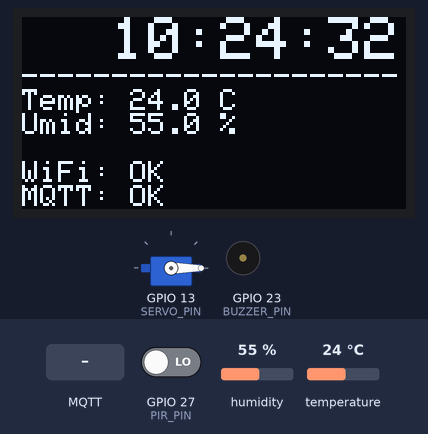
This program was run on a simulated ESP32. On the bench: 128×64 one-colour display, servo, buzzer (waves = sounding). The inputs (shaded band) are chosen by the test bench; at power-on: GPIO 27 (PIR_PIN) LOW, humidity 55 %, temperature 24 °C. WiFi joins after 1.5 s; servers stay silent unless stated; the local clock reads 2024-03-15 10:24:30 at power-on unless the program sets it; random numbers use the default seed unless the program sets one; no MQTT or app messages arrive unless stated; what the program prints to the serial monitor is not drawn.

Above: at 2.7 s.
2.8 s: MQTT message "attiva_allarme" arrives on the first subscribed topic
At 3.2 s:
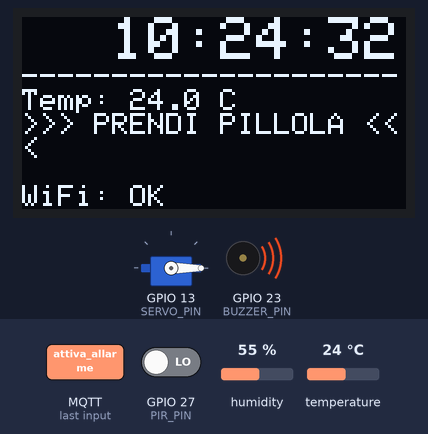
5.3 s: GPIO 27 (PIR_PIN) driven HIGH
At 6.1 s:
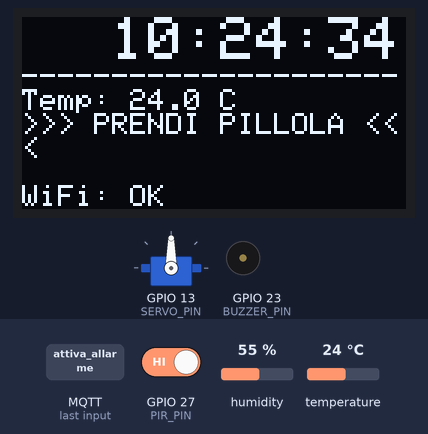
7.8 s: MQTT message "BUZZER" arrives on the first subscribed topic
At 8.6 s:
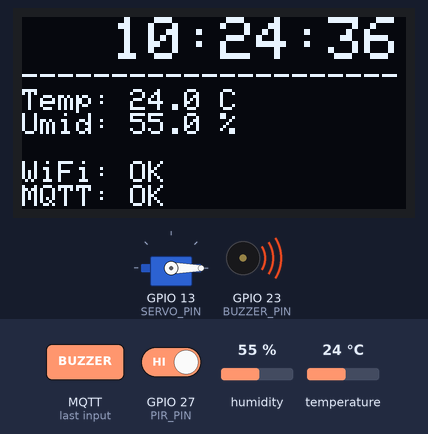
11.3 s: MQTT message "eroga_ora" arrives on the first subscribed topic
At 12.1 s:
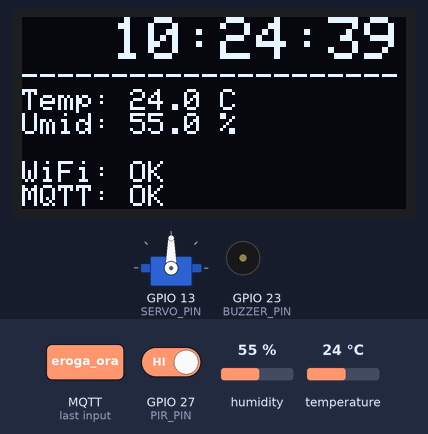
13.8 s: humidity set to 22 %
At 17.2 s:
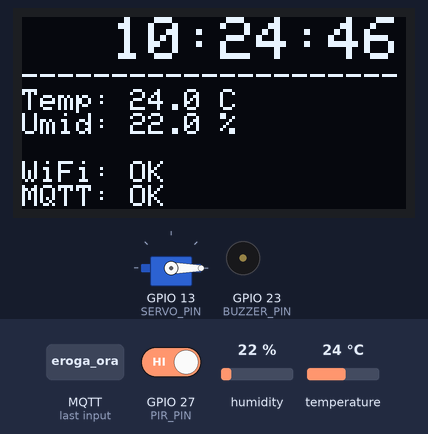
19.8 s: temperature set to 12 °C
At 21.5 s:
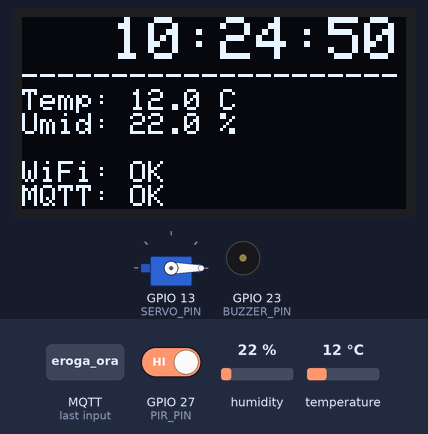
Timing chart, 0 to 23.0 s (numbered marks = the images above; inputs shaded):
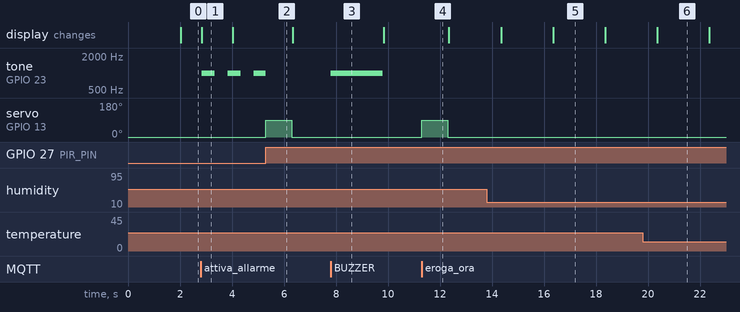

The program:

main.cpp
```cpp
#include <Arduino.h>
#include <WiFi.h>
#include <PubSubClient.h>
#include <DHT.h>
#include <ESP32Servo.h>
#include <Wire.h>
#include <Adafruit_GFX.h>
#include <Adafruit_SSD1306.h>
#include "time.h"

// ==========================================
//        CONFIGURAZIONE E PARAMETRI
// ==========================================

// --- WiFi & Orologio (NTP) ---
const char* ssid = "Uaifai";
const char* password = "bulangeu";
const char* ntpServer = "pool.ntp.org";
const long  gmtOffset_sec = 3600;      // Fuso orario Italia (+1h)
const int   daylightOffset_sec = 3600; // Ora legale (+1h)

// --- MQTT ---
const char* mqtt_server = "broker.hivemq.com";
const int   mqtt_port = 1883;
const char* topic_eventi = "pillmate/disp_01/eventi";
const char* topic_sensori = "pillmate/disp_01/telemetria";
const char* topic_comandi = "pillmate/disp_01/comandi";

// --- Pin Hardware ---
#define DHTPIN 15
#define DHTTYPE DHT22
#define PIR_PIN 27
#define SERVO_PIN 13
#define BUZZER_PIN 23

// --- Display OLED ---
#define SCREEN_WIDTH 128
#define SCREEN_HEIGHT 64
Adafruit_SSD1306 display(SCREEN_WIDTH, SCREEN_HEIGHT, &Wire, -1);

// ==========================================
//        ISTANZE E VARIABILI GLOBALI
// ==========================================

DHT dht(DHTPIN, DHTTYPE);
Servo myServo;
WiFiClient espClient;
PubSubClient client(espClient);

// Variabili Sensori
float t_letta = 0.0;
float h_letta = 0.0;

// Variabili Allarme e Buzzer
bool allarmeAttivo = false;
unsigned long ultimoBip = 0;
bool statoBuzzer = false;

// Variabili Logica PIR (QUELLE CHE MANCAVANO)
int ultimoStatoPIR = LOW;
unsigned long tempoUltimoScatto = 0;

// ==========================================
//        FUNZIONI DI SUPPORTO
// ==========================================

String ottieniOra() {
  struct tm timeinfo;
  if(!getLocalTime(&timeinfo)) return "--:--";
  char oraFormattata[9];
  strftime(oraFormattata, 9, "%H:%M:%S", &timeinfo);
  return String(oraFormattata);
}

void aggiornaOLED() {
  display.clearDisplay();
  display.setTextColor(WHITE);

  // Intestazione con Ora
  display.setCursor(30, 0);
  display.setTextSize(2);
  display.println(ottieniOra());
  display.setTextSize(1);
  display.println("---------------------");

  // Dati Sensori o Messaggio di Allarme
  display.printf("Temp: %.1f C\n", t_letta);
  if(allarmeAttivo) {
    display.println(">>> PRENDI PILLOLA <<<");
  } else {
    display.printf("Umid: %.1f %%\n", h_letta);
  }
  display.println();

  // Stato Connessioni
  display.print("WiFi: ");
  display.println(WiFi.status() == WL_CONNECTED ? "OK" : "DISCONN.");
  display.print("MQTT: ");
  display.println(client.connected() ? "OK" : "ERRORE");

  display.display();
}

void erogaPillola() {
  Serial.println(">>> EROGAZIONE IN CORSO <<<");

  // Spegne l'allarme
  allarmeAttivo = false;
  noTone(BUZZER_PIN);

  // Muove il servo
  myServo.write(90);
  delay(1000);
  myServo.write(0);

  // Invia conferma al server
  if (client.connected()) {
    client.publish(topic_eventi, "{\"azione\": \"erogata_e_confermata\"}");
  }
  aggiornaOLED();
}

// ==========================================
//        GESTIONE RETE E COMANDI
// ==========================================

void callback(char* topic, byte* payload, unsigned int length) {
  String messaggio = "";
  for (int i = 0; i < length; i++) messaggio += (char)payload[i];

  Serial.println("\n[MQTT] Comando ricevuto: " + messaggio);

  if (messaggio == "eroga_ora") {
    erogaPillola();
  }
  else if (messaggio == "attiva_allarme") {
    Serial.println("🔔 Allarme attivato dal Server!");
    allarmeAttivo = true;
    aggiornaOLED();
  }
  else if (messaggio == "BUZZER") {
    Serial.println("🔊 Comando BUZZER ricevuto! Faccio casino per 2 secondi...");
    tone(BUZZER_PIN, 1000);
    delay(2000);
    noTone(BUZZER_PIN);
  }
}

void reconnect() {
  while (!client.connected() && WiFi.status() == WL_CONNECTED) {
    Serial.print("Connessione MQTT...");
    String clientId = "ESP32-PillMate-" + String(random(0xffff), HEX);

    if (client.connect(clientId.c_str())) {
      Serial.println(" OK!");
      client.subscribe(topic_comandi);
    } else {
      Serial.println(" Fallita. Riprovo...");
      delay(3000);
    }
  }
}

// ==========================================
//                  SETUP
// ==========================================

void setup() {
  Serial.begin(115200);

  // Inizializza Pin
  pinMode(PIR_PIN, INPUT);
  pinMode(BUZZER_PIN, OUTPUT);
  noTone(BUZZER_PIN);

  // Inizializza Display OLED
  if(!display.begin(SSD1306_SWITCHCAPVCC, 0x3C)) {
    Serial.println("Errore Display!");
  }
  display.clearDisplay();
  display.setTextSize(1);
  display.setTextColor(WHITE);
  display.setCursor(0, 20);
  display.println("Avvio PillMate...");
  display.display();

  // Inizializza Sensori e Motori
  dht.begin();
  myServo.attach(SERVO_PIN);
  myServo.write(0);

  // Connessione WiFi
  Serial.print("Connessione WiFi");
  WiFi.begin(ssid, password);
  while (WiFi.status() != WL_CONNECTED) {
    delay(500);
    Serial.print(".");
  }
  Serial.println("\nWiFi Connesso!");

  // Sincronizza Ora esatta (NTP)
  configTime(gmtOffset_sec, daylightOffset_sec, ntpServer);

  // Configura MQTT
  client.setServer(mqtt_server, mqtt_port);
  client.setCallback(callback);
}

// ==========================================
//                  LOOP
// ==========================================

void loop() {
  if (!client.connected() && WiFi.status() == WL_CONNECTED) {
    reconnect();
  }
  client.loop(); // Mantiene viva la connessione MQTT

  unsigned long oraAttuale = millis();

  // 1. Gestione Buzzer (Suona a intermittenza se l'allarme è attivo)
  if (allarmeAttivo) {
    if (oraAttuale - ultimoBip > 500) {
      ultimoBip = oraAttuale;
      statoBuzzer = !statoBuzzer;

      if (statoBuzzer) {
        tone(BUZZER_PIN, 1000); // Suona a 1000Hz
      } else {
        noTone(BUZZER_PIN);     // Pausa
      }
    }
  } else {
    noTone(BUZZER_PIN); // Sicurezza extra per assicurarsi che sia zitto
  }

  // 2. Lettura Sensori e Aggiornamento Display (Ogni 2 secondi)
  static unsigned long lastDisplay = 0;
  if (oraAttuale - lastDisplay > 2000) {
    t_letta = dht.readTemperature();
    h_letta = dht.readHumidity();
    aggiornaOLED();
    lastDisplay = oraAttuale;
  }

  // 3. Invio Telemetria MQTT (Ogni 10 secondi)
  static unsigned long lastMqtt = 0;
  if (oraAttuale - lastMqtt > 10000 && client.connected()) {
     if (!isnan(t_letta) && !isnan(h_letta)) {
       String json = "{\"temperatura\":" + String(t_letta) + ",\"umidita\":" + String(h_letta) + "}";
       client.publish(topic_sensori, json.c_str());
     }
     lastMqtt = oraAttuale;
  }

  // 4. GESTIONE PIR INTELLIGENTE (Logica Medica e Anti-Spam)
  int statoAttualePIR = digitalRead(PIR_PIN);

  // Se rileva un NUOVO movimento
  if (statoAttualePIR == HIGH && ultimoStatoPIR == LOW) {

    // Controlla che siano passati almeno 5 secondi dall'ultimo scatto
    if (oraAttuale - tempoUltimoScatto > 5000) {
      tempoUltimoScatto = oraAttuale;

      // Eroga SOLO se il medico ha inviato l'allarme (è l'ora della medicina)
      if (allarmeAttivo == true) {
        Serial.println("🖐️ Movimento rilevato e Allarme attivo: EROGO!");
        erogaPillola();
      } else {
        Serial.println("🖐️ Movimento rilevato, ma NON è l'ora della pillola. Ignoro.");
      }
    }
  }

  // Salva lo stato per il prossimo ciclo
  ultimoStatoPIR = statoAttualePIR;
}
```

Measured:
- after the input at 2.8 s, tone on GPIO 23 (BUZZER_PIN): alternates 1000 Hz for 0.50 s and silent for 0.50 s, starting at once
- after the input at 5.3 s, servo on GPIO 13 (SERVO_PIN): 0° → 90° at once, → 0° 1.0 s later
- after the input at 7.8 s, tone on GPIO 23 (BUZZER_PIN): silent → 1000 Hz at once, → silent 2.0 s later
- after the input at 11.3 s, servo on GPIO 13 (SERVO_PIN): 0° → 90° at once, → 0° 1.0 s later
- what the display in image 1 shows lasts 1.2 s, from 2.8 s to 4.0 s
- what the display in image 5 shows lasts 2.0 s, from 16.4 s to 18.4 s
